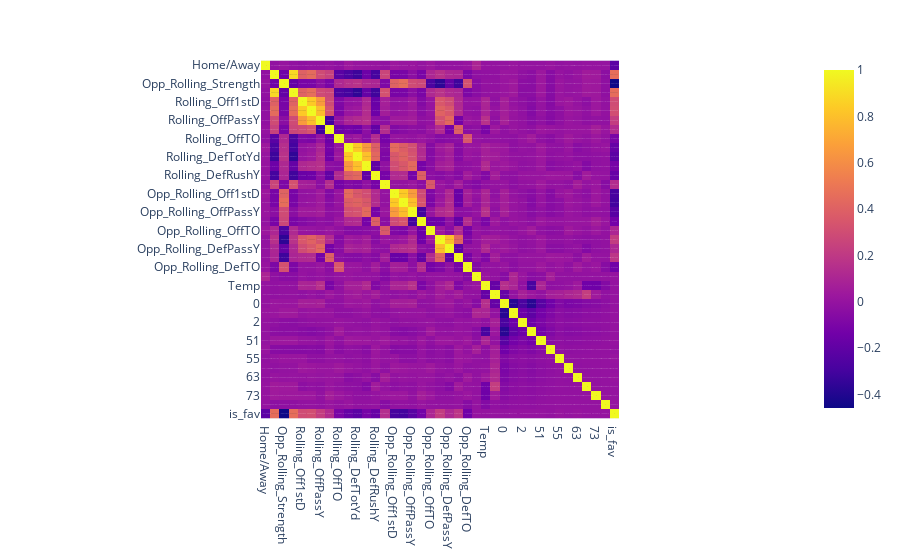

The cell this chart's notebook holds for it:
### Code cell
#Visualize if features are highly correlated with one another

heat = px.imshow(X.corr(), text_auto=True)
heat.show()

### Figure 1 — Plotly figure (JSON) as saved in the notebook; plotly's stock layout.template omitted (floating-point values rounded to 4 significant figures; data arrays with more than 128 entries replaced by an {"elided": "..."} marker saying what was removed)
{"data": [{"coloraxis": "coloraxis", "hovertemplate": "x: %{x}<br>y: %{y}<br>color: %{z}<extra></extra>", "name": "0", "texttemplate": "%{z}", "type": "heatmap", "x": ["Home/Away", "Rolling_Scoring_Spread", "Opp_Rolling_Strength", "Rolling_Strength", "Rolling_Off1stD", "Rolling_OffTotYd", "Rolling_OffPassY", "Rolling_OffRushY", "Rolling_OffTO", "Rolling_Def1stD", "Rolling_DefTotYd", "Rolling_DefPassY", "Rolling_DefRushY", "Rolling_DefTO", "Opp_Rolling_Off1stD", "Opp_Rolling_OffTotYd", "Opp_Rolling_OffPassY", "Opp_Rolling_OffRushY", "Opp_Rolling_OffTO", "Opp_Rolling_DefTotYd", "Opp_Rolling_DefPassY", "Opp_Rolling_DefRushY", "Opp_Rolling_DefTO", "is_intl", "Temp", "Windspeed", "0", "1", "2", "3", "51", "53", "55", "61", "63", "71", "73", "75", "is_fav"], "xaxis": "x", "y": ["Home/Away", "Rolling_Scoring_Spread", "Opp_Rolling_Strength", "Rolling_Strength", "Rolling_Off1stD", "Rolling_OffTotYd", "Rolling_OffPassY", "Rolling_OffRushY", "Rolling_OffTO", "Rolling_Def1stD", "Rolling_DefTotYd", "Rolling_DefPassY", "Rolling_DefRushY", "Rolling_DefTO", "Opp_Rolling_Off1stD", "Opp_Rolling_OffTotYd", "Opp_Rolling_OffPassY", "Opp_Rolling_OffRushY", "Opp_Rolling_OffTO", "Opp_Rolling_DefTotYd", "Opp_Rolling_DefPassY", "Opp_Rolling_DefRushY", "Opp_Rolling_DefTO", "is_intl", "Temp", "Windspeed", "0", "1", "2", "3", "51", "53", "55", "61", "63", "71", "73", "75", "is_fav"], "yaxis": "y", "z": {"elided": "39x39 float values"}}], "layout": {"coloraxis": {"colorscale": [[0, "#0d0887"], [0.1111, "#46039f"], [0.2222, "#7201a8"], [0.3333, "#9c179e"], [0.4444, "#bd3786"], [0.5556, "#d8576b"], [0.6667, "#ed7953"], [0.7778, "#fb9f3a"], [0.8889, "#fdca26"], [1, "#f0f921"]]}, "margin": {"t": 60}, "xaxis": {"anchor": "y", "constrain": "domain", "domain": [0, 1], "scaleanchor": "y"}, "yaxis": {"anchor": "x", "autorange": "reversed", "constrain": "domain", "domain": [0, 1]}}}
